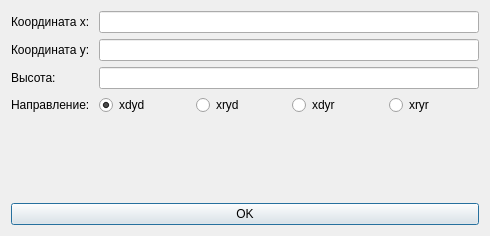
<?xml version="1.0" encoding="UTF-8"?>
<ui version="4.0">
 <class>ScanerSetupWindow</class>
 <widget class="QDialog" name="ScanerSetupWindow">
  <property name="geometry">
   <rect>
    <x>0</x>
    <y>0</y>
    <width>490</width>
    <height>236</height>
   </rect>
  </property>
  <property name="windowTitle">
   <string>Настройки сканера</string>
  </property>
  <layout class="QVBoxLayout" name="verticalLayout">
   <item>
    <layout class="QFormLayout" name="formLayout">
     <item row="0" column="0">
      <widget class="QLabel" name="xCordinateLabel">
       <property name="text">
        <string>Координата x: </string>
       </property>
      </widget>
     </item>
     <item row="0" column="1">
      <widget class="QLineEdit" name="xCordInput"/>
     </item>
     <item row="1" column="0">
      <widget class="QLabel" name="yCordinateLabel">
       <property name="text">
        <string>Координата y:</string>
       </property>
      </widget>
     </item>
     <item row="1" column="1">
      <widget class="QLineEdit" name="yCordInput"/>
     </item>
     <item row="2" column="0">
      <widget class="QLabel" name="hCordinateLabel">
       <property name="text">
        <string>Высота:</string>
       </property>
      </widget>
     </item>
     <item row="2" column="1">
      <widget class="QLineEdit" name="hCordInput"/>
     </item>
     <item row="3" column="1">
      <layout class="QHBoxLayout" name="horizontalLayout_2">
       <item>
        <widget class="QRadioButton" name="xdydBtn">
         <property name="text">
          <string>xdyd</string>
         </property>
         <property name="checked">
          <bool>true</bool>
         </property>
        </widget>
       </item>
       <item>
        <widget class="QRadioButton" name="xrydBtn">
         <property name="text">
          <string>xryd</string>
         </property>
        </widget>
       </item>
       <item>
        <widget class="QRadioButton" name="xdyrBtn">
         <property name="text">
          <string>xdyr</string>
         </property>
        </widget>
       </item>
       <item>
        <widget class="QRadioButton" name="xryrBtn">
         <property name="text">
          <string>xryr</string>
         </property>
        </widget>
       </item>
      </layout>
     </item>
     <item row="3" column="0">
      <widget class="QLabel" name="label">
       <property name="text">
        <string>Направление:</string>
       </property>
      </widget>
     </item>
    </layout>
   </item>
   <item>
    <widget class="QPushButton" name="OKButton">
     <property name="text">
      <string>OK</string>
     </property>
    </widget>
   </item>
  </layout>
 </widget>
 <resources/>
 <connections/>
</ui>
